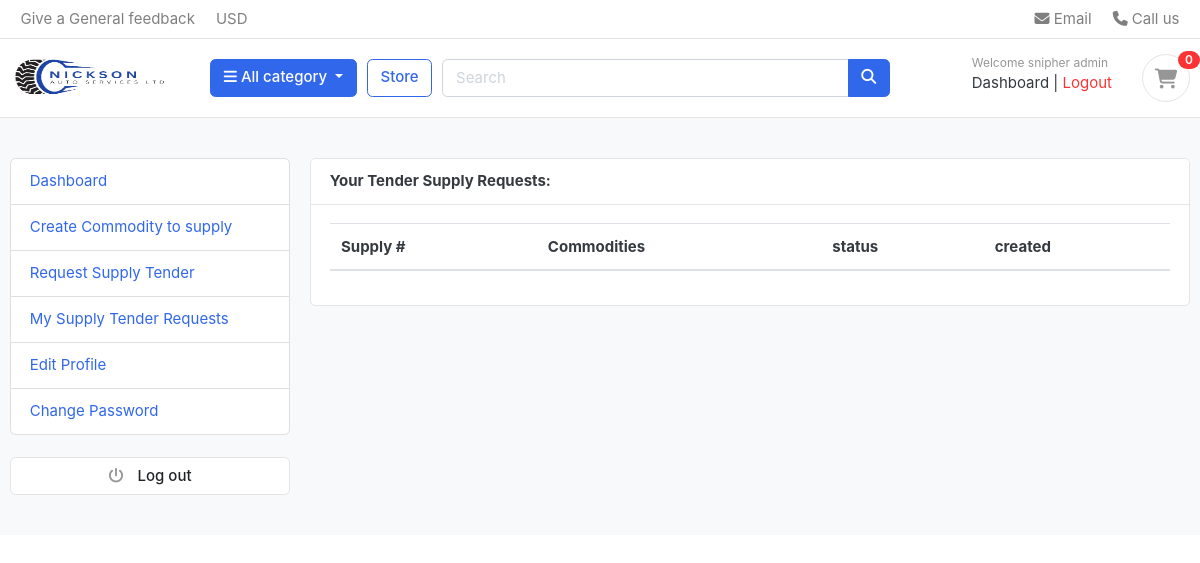
Before: /supplier/supply_requests/ (signed in) with the older database file.
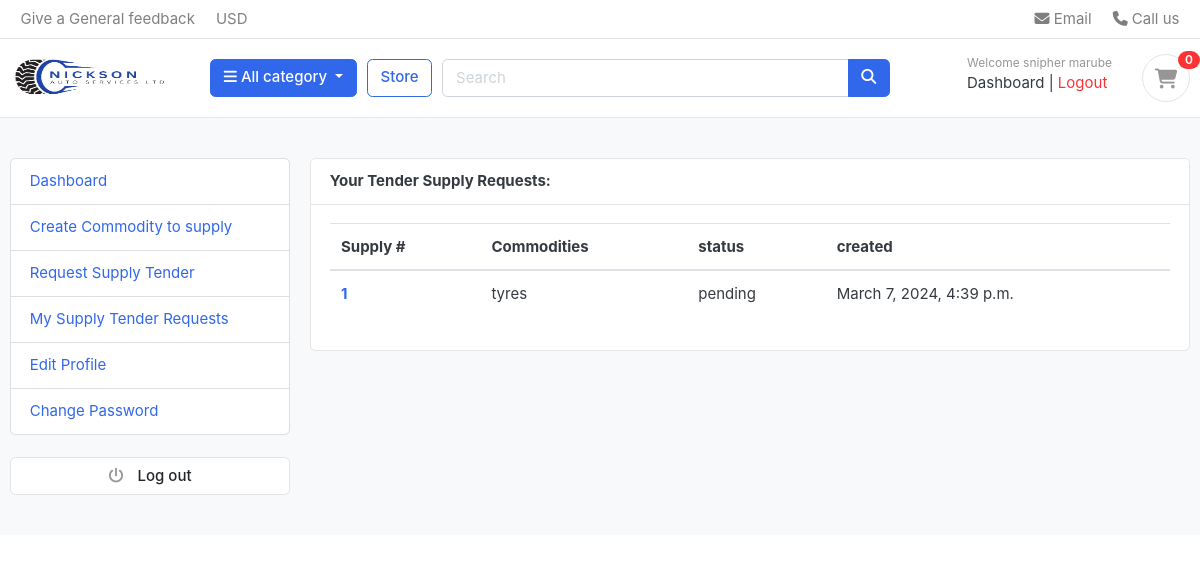
After: the same page with the newer database file.
### accounts/models.py (models this page shows, shortened)
class Account(AbstractUser):
    STATUS_CHOICES = [
        ('pending', 'Pending'),
        ('accepted', 'Accepted'),
        ('rejected', 'Rejected'),
    ]
    first_name = models.CharField(max_length=255)
    last_name = models.CharField(max_length=255)
    username = models.CharField(max_length=255, unique=True) # unique=True means that no two users can have the same username
    email = models.EmailField(unique=True) # unique=True means that no two users can have the same email address
    phone_number = models.CharField(max_length=15)
    address = models.CharField(max_length=255, blank=True)
    city = models.CharField(max_length=255, blank=True)
    county = models.CharField(max_length=255, blank=True)
    status = models.CharField(max_length=10, choices=STATUS_CHOICES, default='pending')
    is_vendor = models.BooleanField(default=False)
    USERNAME_FIELD = 'email' # username field
    REQUIRED_FIELDS = ['username', 'first_name', 'last_name'] # required when user is created
    class Meta:
        verbose_name = 'client'
        verbose_name_plural = 'clients'

### supplier/models.py (models this page shows, shortened)
class SupplyRequest(models.Model):
    STATUS_CHOICES = [
        ('pending', 'Pending'),
        ('approved', 'Approved'),
        ('rejected', 'Rejected')
    ]
    supplier = models.ForeignKey(Account, on_delete=models.CASCADE)
    commodities = models.ManyToManyField(Commodity)
    status = models.CharField(max_length=255, choices=STATUS_CHOICES, default='pending')
    created = models.DateTimeField(auto_now_add=True)
    updated = models.DateTimeField(auto_now=True)
    class Meta:
        verbose_name = 'Supply Request'
        verbose_name_plural = 'Supply Requests'

class Commodity(models.Model):
    name = models.CharField(max_length=255)
    available_amount = models.PositiveIntegerField()
    price = models.DecimalField(max_digits=10, decimal_places=2, help_text='Price per each commodity')
    created = models.DateTimeField(auto_now_add=True)
    updated = models.DateTimeField(auto_now=True)
    class Meta:
        verbose_name_plural = 'Commodities'

### supplier/views.py (the view)
# urls.py: path('supply_requests/', views.supply_requests, name='supply_requests'),
@login_required
def supply_requests(request):
    supply_requests = SupplyRequest.objects.filter(supplier=request.user)
    context = {
        'supply_requests': supply_requests
    }
    return render(request, 'supplier/supply_request.html', context)

### feedback/forms.py
class FeedbackForm(forms.ModelForm):
    class Meta:
        model = Feedback
        exclude = ('user',)
    def __init__(self, *args, **kwargs):
        super(FeedbackForm, self).__init__(*args, **kwargs)
        self.fields['message'].widget.attrs['placeholder'] = 'Enter You feedback here'
        for field in self.fields:
            self.fields[field].widget.attrs['class'] = 'form-control'

### carts/context_processors.py (called while the page is built)
def counter(request):
    item_count = 0
    if 'admin' in request.path:
        return {}
    else:
        try:
            cart = Cart.objects.filter(cart_id=_cart_id(request)) # get the cart using the cart_id present in the session
            if request.user.is_authenticated:
                cart_items = CartItem.objects.all().filter(user=request.user)
            else:
                cart_items = CartItem.objects.all().filter(cart=cart[:1]) # get all the cart items using the cart
            for cart_item in cart_items:
                item_count += cart_item.quantity
        except Cart.DoesNotExist:
            item_count = 0
    return dict(item_count=item_count)

### carts/views.py (called while the page is built)
def _cart_id(request):
    cart = request.session.session_key
    if not cart:
        cart = request.session.create()
    return cart

### category/context_processors.py (called while the page is built)
def menu_links(request):
    links = Category.objects.all()
    return dict(links=links)

### feedback/context_processors.py (called while the page is built)
def feedback_form(request):
    feedback_form = None
    if request.user.is_authenticated:
        feedback_form = FeedbackForm()
    elif getattr(settings, 'ALLOW_ANONYMOUS_FEEDBACK', True):
        feedback_form = AnonymousFeedbackForm()
    return {'feedback_form': feedback_form}

### templates/supplier/supply_request.html (shortened to what this page needs)
{% extends 'base.html' %}
{% load static %}
{% block content %}
<section class="section-conten padding-y bg">
  <div class="container">
    <div class="row">
      {% include 'includes/supplier_sidebar.html' %}
      <main class="col-md-9">
        <article class="card">
          <header class="card-header">
            <strong class="d-inline-block mr-3">Your Tender Supply Requests:</strong>
          </header>
          <div class="card-body">
            <div class="row">
              <div class="col-md-12">
                <table class="table table-hover">
                    <thead>
                      <tr>
                        <th scope="col">Supply #</th>
                        <th scope="col">Commodities</th>
                        <th scope="col">status</th>
                        <th scope="col">created</th>
                      </tr>
                    </thead>
                    <tbody>
                        {% for supply in supply_requests %}
                      <tr>
                        <th scope="row"> <a href="{% url 'request_detail' supply.id %}"> {{supply.id}} </a></th>
                        <td>
                            {% for commodity in supply.commodities.all %}
                            {{ commodity.name }}{% if not forloop.last %}, {% endif %}
                          {% endfor %}
                        </td>
                        <td> {{supply.status}} </td>
                        <td> {{supply.created}} </td>
                      </tr>
                      {% endfor %}
                    </tbody>
                  </table>
              </div>
            </div>
          </div>
        </article>
      </main>
    </div>
  </div>
</section>
{% endblock %}

### templates/base.html (shortened to what this page needs)
{% load static %}
<!DOCTYPE html>
<html>
  <head>
    <link
      href="{% static 'css/bootstrap.css' %}"
      rel="stylesheet"
      type="text/css"
    />
    <link
      href="{% static 'fonts/fontawesome/css/all.min.css' %}"
      type="text/css"
      rel="stylesheet"
    />
    <link href="{% static 'css/ui.css' %}" rel="stylesheet" type="text/css" />
    <link
      href="{% static 'css/custom.css' %}"
      rel="stylesheet"
      type="text/css"
    />
    <link
      href="{% static 'css/responsive.css' %}"
      rel="stylesheet"
      media="only screen and (max-width: 1200px)"
    />
  </head>
  <body>
    {% include 'includes/navbar.html' %} {% block content %}{% endblock %}
  </body>
</html>

### templates/includes/navbar.html (shortened to what this page needs)
{% load static %}
<header class="section-header">
  <nav class="navbar p-md-0 navbar-expand-sm navbar-light border-bottom">
    <div class="container">
      <div class="collapse navbar-collapse" id="navbarTop4">
        <ul class="navbar-nav mr-auto">
          <li class="nav-item dropdown">
            <a href="{% url 'feedback' %}" class="nav-link">Give a General feedback </a>
          </li>
          <li class="nav-item dropdown">
            <a href="#" class="nav-link"> USD </a>
          </li>
        </ul>
        <ul class="navbar-nav">
          <li>
            <a href="#" class="nav-link">
              <i class="fa fa-envelope"></i> Email
            </a>
          </li>
          <li>
            <a href="#" class="nav-link">
              <i class="fa fa-phone"></i> Call us
            </a>
          </li>
        </ul>
      </div>
    </div>
  </nav>
  <section class="header-main border-bottom">
    <div class="container">
        <div class="row align-items-center">
            <div class="col-lg-2 col-md-3 col-6">
                <a href="{% url 'home' %}" class="brand-wrap">
                    <img class="logo" src="{% static 'images/logo1.png' %}" style="width: 160px;" alt="Logo"/>
                </a>
            </div>
            <div class="col-lg col-sm col-md col-6 flex-grow-0">
                <div class="category-wrap dropdown d-inline-block float-right">
                    <button type="button" class="btn btn-primary dropdown-toggle" data-toggle="dropdown">
                        <i class="fa fa-bars"></i> All category
                    </button>
                </div>
            </div>
            <a href="{% url 'store' %}" class="btn btn-outline-primary">Store</a>
            <div class="col-lg col-md-6 col-sm-12 col">
                <form action="{% url 'search' %}" class="search" method="GET">
                    <div class="input-group w-100">
                        <input type="text" class="form-control" style="width: 60%" placeholder="Search" name="keyword"/>
                        <div class="input-group-append">
                            <button class="btn btn-primary" type="submit">
                                <i class="fa fa-search"></i>
                            </button>
                        </div>
                    </div>
                </form>
            </div>
            <div class="col-lg-3 col-sm-6 col-8 order-2 order-lg-3">
                <div class="d-flex justify-content-end mb-3 mb-lg-0">
                    <div class="widget-header">
                        <div>
                            {% if request.user.is_authenticated %}
                                <small class="title text-muted">Welcome {{ user.first_name }} {{ user.last_name }}</small>
                                {% if request.user.is_vendor == True %}
                                    <a href="{% url 'supplier_dashboard' %}">Dashboard</a>
                                {% else %}
                                    <a href="{% url 'dashboard' %}">Dashboard</a>
                                {% endif %}
                                <span class="dark-transp"> | </span>
                                <a class="text-danger" type="button" href="{% url 'logout' %}">Logout</a>
                            {% else %}
                                <small class="title text-muted">Welcome Guest</small>
                                <a href="{% url 'login' %}">Sign in</a>
                                <span class="dark-transp"> | </span>
                                <a href="{% url 'register' %}">Register</a>
                            {% endif %}
                        </div>
                    </div>
                    <a href="{% url 'cart' %}" class="widget-header pl-3 ml-3">
                        <div class="icon icon-sm rounded-circle border">
                            <i class="fa fa-shopping-cart"></i>
                        </div>
                        <span class="badge badge-pill badge-danger notify">
                            {{ item_count }}
                        </span>
                    </a>
                </div>
            </div>
        </div>
    </div>
</section>
</header>

### templates/includes/supplier_sidebar.html
<aside class="col-md-3">
    <ul class="list-group">
      <a class="list-group-item {% if '/accounts/' == request.path %}active{% endif %}" href="{% url 'supplier_dashboard' %}"> Dashboard </a>
      <a class="list-group-item {% if '/product_request/' in request.path %}active{% endif %}" href="{% url 'create_commodity' %}"> Create Commodity to supply</a>
      <a class="list-group-item {% if '/product_request/' in request.path %}active{% endif %}" href="{% url 'request_supply_tender' %}"> Request Supply Tender</a>
      <a class="list-group-item {% if '/my_orders/' in request.path %}active{% endif %}" href="{% url 'supply_requests' %}"> My Supply Tender Requests </a>
      <a class="list-group-item {% if '/edit_profile/' in request.path %}active{% endif %}" href="{% url 'edit_profile' %}"> Edit Profile </a>
      <a class="list-group-item {% if '/change_password/' in request.path %}active{% endif %}" href="{% url 'change_password' %}">Change Password </a>
    </ul>
    <br />
    <a class="btn btn-light btn-block" href="{% url 'logout' %}">
      <i class="fa fa-power-off"></i> <span class="text">Log out</span>
    </a>
  </aside>

### static/css/ui.css (style rules this page uses)
html { font-family: "Inter", sans-serif; font-size: 15px; }
.icon-xs, .icon-sm, .icon-md, .icon-lg { display: inline-block; text-align: center; flex-shrink: 0; flex-grow: 0; }
.icon-sm { width: 48px; height: 48px; line-height: 48px !important; font-size: 20px; }
.padding-y { padding-top: 40px; padding-bottom: 40px; }
article:after, .form-group:after { display: block; clear: both; content: ""; }
.bg { background-color: #f8f9fa; }
.header-main { position: relative; padding-top: 1rem; padding-bottom: 1rem; }
.brand-wrap .logo, .navbar-brand .logo { margin-right: 7px; max-height: 42px; display: inline-block; }
.widget-header { display: inline-block; vertical-align: middle; position: relative; }
.widget-header a { color: #343a40; }
.widget-header i { color: #969696; }
.widget-header .title { display: block; }
.widget-header .notify { position: absolute; top: -3px; right: -10px; }
.btn-light { background-color: #fff; border-color: #e4e4e4; }
.btn-light i { color: #969696; }
.btn i + .text { margin-left: 10px; }
.notify { position: absolute; top: -4px; right: -10px; display: inline-block; padding: 0.25em 0.6em; font-size: 12px; line-height: 1; text-align: center; border-radius: 3rem; color: #fff; background-color: #fa3434; }

Changed rows visible on the page:
changed Account "snipher": last_name "admin" → "marube"; is_vendor True → False (drawn)
added SupplyRequest: id "1", status "pending", created "March 7, 2024, 4:39 p.m."
added Commodity: name "tyres"
